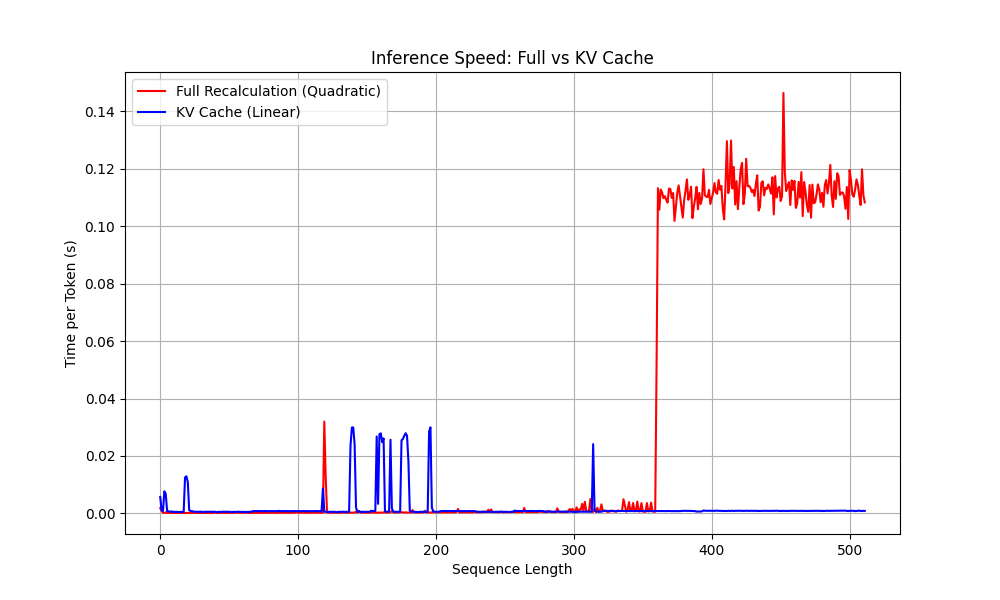

This chart was generated by the following Python code:
import torch
import time
import matplotlib.pyplot as plt
from lab5 import KVCacheTransformerBlock # 假設你之前的類別存在 lab5.py

def run_performance_test(max_len=512):
    D, H = 128, 8
    block = KVCacheTransformerBlock(D, H, 512).eval()
    
    full_times = []
    cache_times = []
    
    # 模擬輸入
    x_full = torch.randn(1, 1, D) #warm-up
    
    print("全量重算")
    for i in range(1, max_len + 1): #讀入長度從1到max_len
        input_seq = torch.randn(1, i, D)
        start = time.time()
        # 每次都丟入長度為 i 的序列
        _ = block(input_seq)
        full_times.append(time.time() - start)

    print("KV Cache")
    past_kv = None #放筆記
    for i in range(1, max_len + 1):
        single_token = torch.randn(1, 1, D) #每次只丟入 1 個 token
        start = time.time()
        _, past_kv = block(single_token, past_kv=past_kv) #筆記更新
        cache_times.append(time.time() - start)

    return full_times, cache_times


full, cache = run_performance_test(512)

plt.figure(figsize=(10, 6))
plt.plot(full, label='Full Recalculation (Quadratic)', color='red')
plt.plot(cache, label='KV Cache (Linear)', color='blue')
plt.xlabel('Sequence Length')
plt.ylabel('Time per Token (s)')
plt.title('Inference Speed: Full vs KV Cache')
plt.legend()
plt.grid(True)
plt.savefig('lab6.png') 
